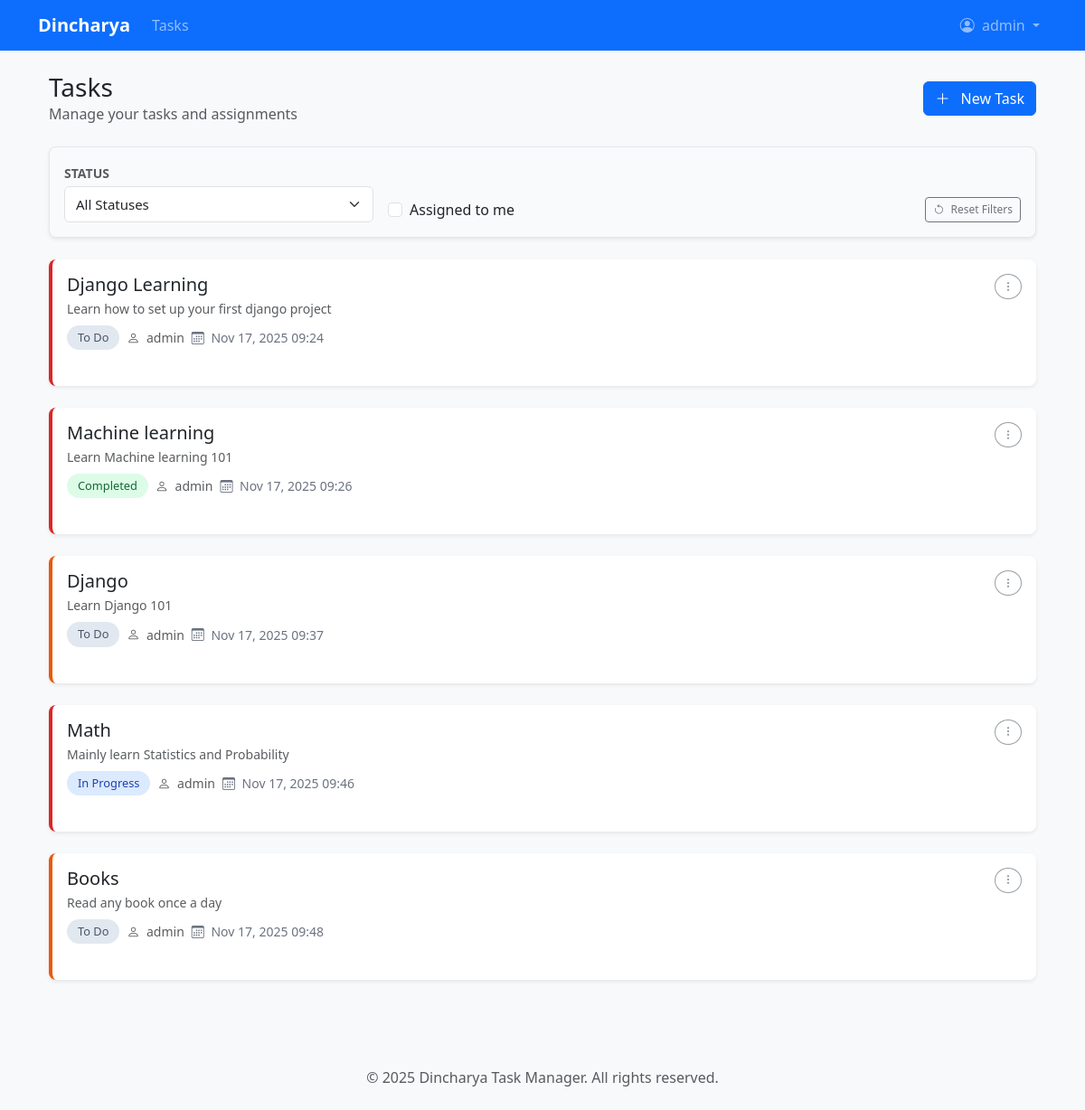
The page /tasks/ (signed in) on the database as committed earlier.
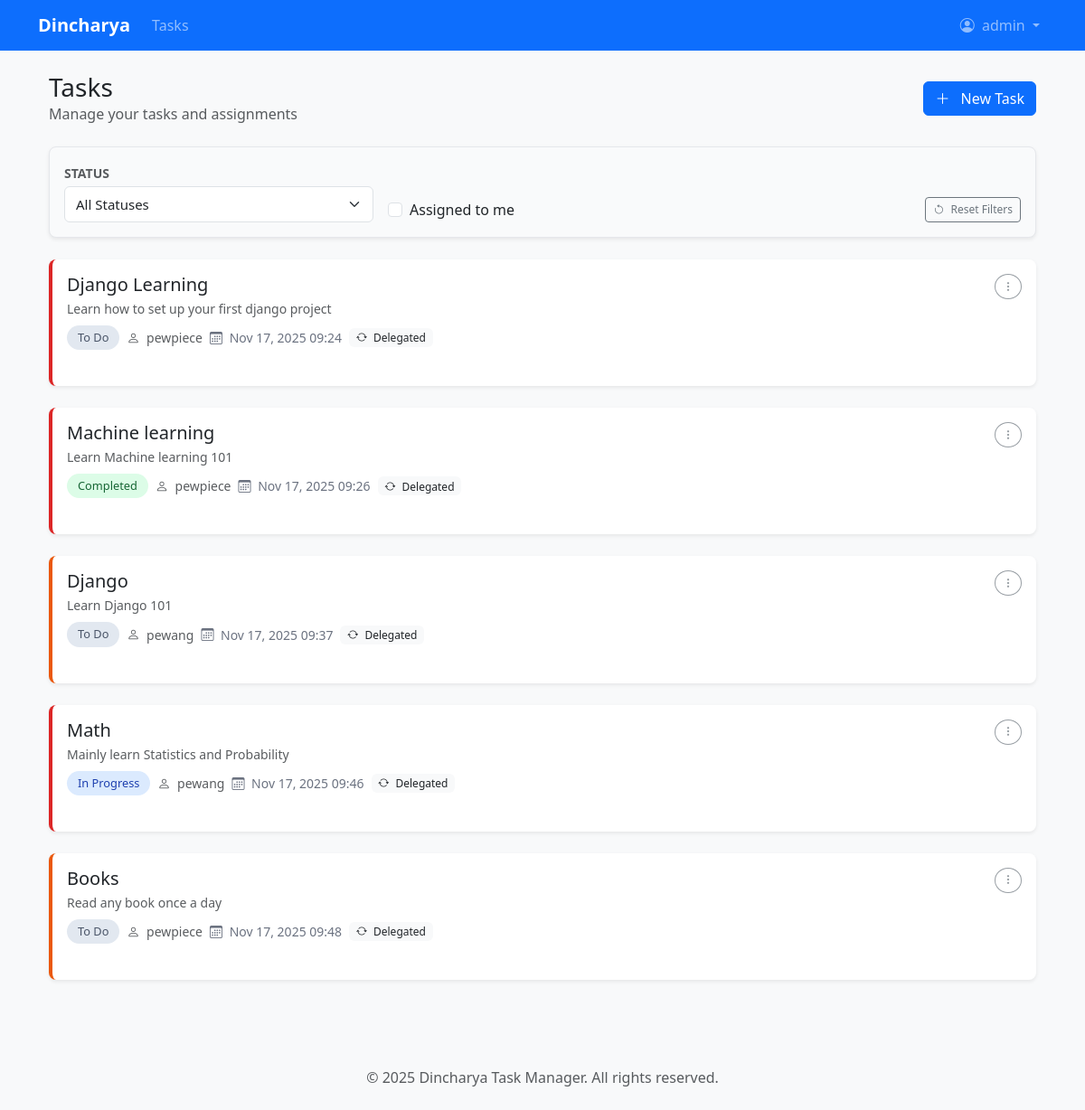
The same page on the database as committed later.
### tasks/models.py (models this page shows, shortened)
class Task(models.Model):
    PRIORITY_CHOICES = [
        ('low', 'Low'),
        ('medium', 'Medium'),
        ('high', 'High'),
    ]
    STATUS_CHOICES = [
        ('todo', 'To Do'),
        ('in_progress', 'In Progress'),
        ('completed', 'Completed'),
        ('blocked', 'Blocked'),
    ]
    title = models.CharField(max_length=200)
    description = models.TextField(blank=True)
    created_by = models.ForeignKey(
        User,
        on_delete=models.CASCADE,
        related_name='created_tasks',
        null=True
    )
    assigned_to = models.ForeignKey(
        User,
        on_delete=models.SET_NULL,
        related_name='assigned_tasks',
        null=True,
        blank=True
    )
    delegated_by = models.ForeignKey(
        User,
        on_delete=models.SET_NULL,
        related_name='delegated_tasks',
        null=True,
        blank=True
    )
    priority = models.CharField(
        max_length=10,
        choices=PRIORITY_CHOICES,
        default='medium'
    )
    status = models.CharField(
        max_length=20,
        choices=STATUS_CHOICES,
        default='todo'
    )
    created_at = models.DateTimeField(auto_now_add=True)
    updated_at = models.DateTimeField(auto_now=True)
    due_date = models.DateTimeField(null=True, blank=True)
    requires_approval = models.BooleanField(default=False)
    approved = models.BooleanField(default=False)
    class Meta:
        ordering = ['-created_at']

### scheduler/models.py (models this page shows)
class CustomUser(AbstractUser):
    ROLE_CHOICES = (
        ('supervisor', 'Supervisor'),
        ('intern', 'Intern'),
    )
    role = models.CharField(max_length=20, choices=ROLE_CHOICES, default='intern')

### tasks/views.py (the view)
# urls.py: path('', views.TaskListView.as_view(), name='task_list'),
class TaskListView(LoginRequiredMixin, ListView):
    model = Task
    template_name = 'tasks/task_list.html'
    context_object_name = 'tasks'
    paginate_by = 10
    def get_queryset(self):
        assigned_user = self.request.GET.get('assigned_to')
        role = getattr(self.request.user, 'role', None)
        queryset = None
        if assigned_user and (self.request.user.is_superuser or role == 'supervisor'):
            try:
                assigned_id = int(assigned_user)
                queryset = Task.objects.filter(assigned_to__id=assigned_id)
            except (ValueError, TypeError):
                queryset = Task.objects.none()
        if queryset is None:
            if 'assigned_to_me' in self.request.GET:
                queryset = Task.objects.filter(assigned_to=self.request.user)
            else:
                if self.request.user.is_superuser:
                    queryset = Task.objects.all()
                else:
                    queryset = Task.objects.filter(assigned_to=self.request.user)
        status = self.request.GET.get('status')
        if status:
            queryset = queryset.filter(status=status)
        queryset = queryset.order_by('due_date', '-priority')
        return queryset
    def get_context_data(self, **kwargs):
        context = super().get_context_data(**kwargs)
        context['status_choices'] = Task.STATUS_CHOICES
        return context

### tasks/templates/tasks/task_list.html (shortened to what the changed rows need)
{% extends 'base.html' %}
{% block content %}
<div class="container py-4">
    <div class="d-flex justify-content-between align-items-center mb-4">
        <div>
            <h1 class="h3 mb-0">Tasks</h1>
        </div>
    </div>
    {% if tasks %}
        <div class="row g-4">
            {% for task in tasks %}
            <div class="col-12">
                <div class="card task-card task-priority-{{ task.priority }} h-100">
                    <div class="card-body">
                        <div class="d-flex justify-content-between align-items-start">
                            <div>
                                <h5 class="card-title mb-1">
                                    <a href="{% url 'tasks:task_update' task.pk %}" class="text-decoration-none text-dark">
                                        {{ task.title }}
                                    </a>
                                </h5>
                                {% if task.description %}
                                <p class="text-muted small mb-2">{{ task.description|truncatewords:20 }}</p>
                                {% endif %}
                                <div class="d-flex align-items-center flex-wrap gap-2 mt-2">
                                    <span class="task-status status-{{ task.status }}">
                                        {{ task.get_status_display }}
                                    </span>
                                    <span class="text-muted small">
                                        <i class="bi bi-person me-1"></i>
                                        {{ task.assigned_to.get_full_name|default:task.assigned_to.username|default:"Unassigned" }}
                                    </span>
                                    {% if task.due_date %}
                                    <span class="task-due-date {% if task.due_date < now %}overdue{% endif %}">
                                        <i class="bi bi-calendar3 me-1"></i>
                                        {{ task.due_date|date:"M d, Y H:i" }}
                                    </span>
                                    {% endif %}
                                    {% if task.delegated_by %}
                                    <span class="badge bg-light text-dark" data-bs-toggle="tooltip" title="Delegated by {{ task.delegated_by.get_full_name|default:task.delegated_by.username }}">
                                        <i class="bi bi-arrow-repeat me-1"></i> Delegated
                                    </span>
                                    {% endif %}
                                </div>
                            </div>
                            <div class="task-actions d-flex gap-2">
                                <div class="dropdown">
                                    <button class="btn btn-sm btn-outline-secondary rounded-circle"
                                            type="button"
                                            id="taskActions{{ task.id }}"
                                            data-bs-toggle="dropdown"
                                            aria-expanded="false"
                                            title="Task actions">
                                        <i class="bi bi-three-dots-vertical"></i>
                                    </button>
                                </div>
                            </div>
                        </div>
                    </div>
                </div>
            </div>
            {% endfor %}
        </div>
    {% endif %}
</div>
{% endblock %}

Rows that differ between the two databases and show on the page:
changed Task "Django Learning": assigned_to.get_full_name "admin" → "pewpiece"; now shows "Delegated"
changed Task "Machine learning": assigned_to.get_full_name "admin" → "pewpiece"; now shows "Delegated"
changed Task "Django": assigned_to.get_full_name "admin" → "pewang"; now shows "Delegated"
changed Task "Math": assigned_to.get_full_name "admin" → "pewang"; now shows "Delegated"
changed Task "Books": assigned_to.get_full_name "admin" → "pewpiece"; now shows "Delegated"
